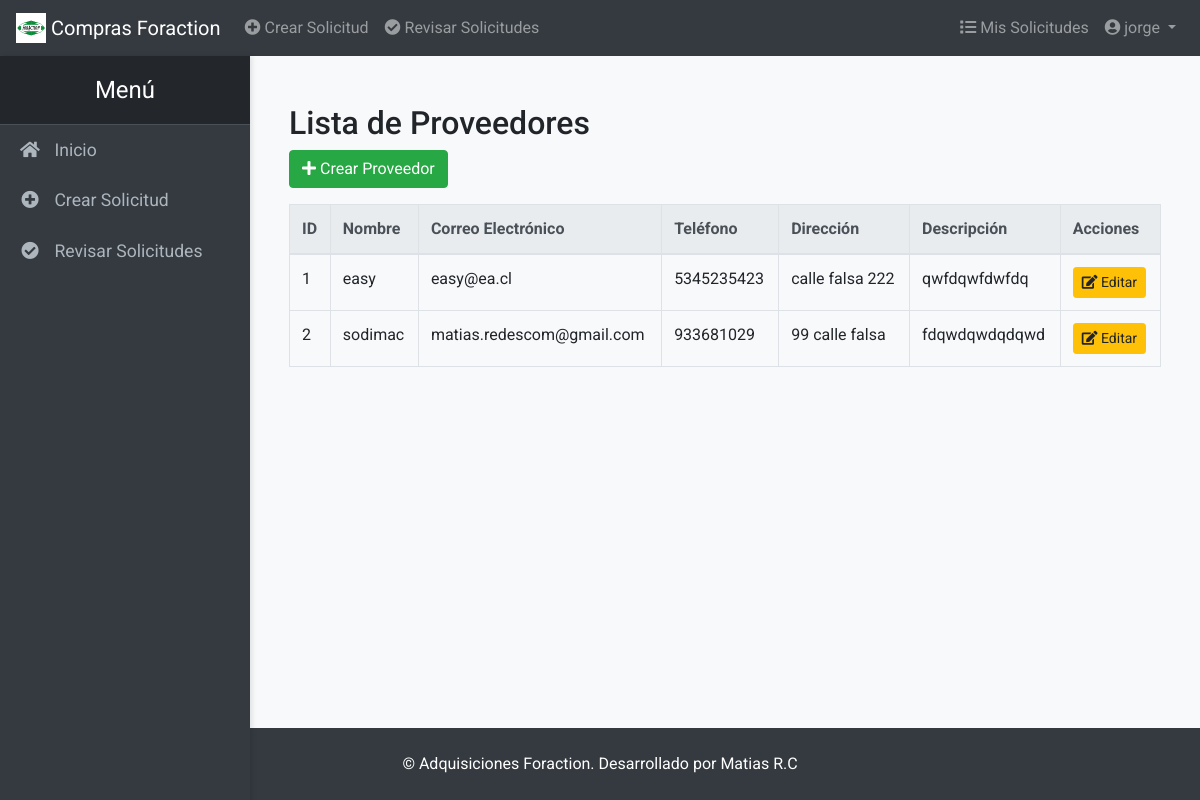
/proveedores (signed in), run on the app's committed database.
### models.py (models this page shows, shortened)
class Usuario(db.Model, UserMixin):
    __tablename__ = 'usuarios'
    id = db.Column(db.Integer, primary_key=True)
    nombre_usuario = db.Column(db.String(150), unique=True, nullable=False)
    correo = db.Column(db.String(150), unique=True, nullable=False)
    contraseña_hash = db.Column(db.String(128), nullable=False)
    rol = db.Column(db.String(50), nullable=False)  # Roles: usuario, revisor, supervisor, admin, bodeguero
    proveedores = db.relationship('Proveedor', back_populates='creador', cascade='all, delete-orphan')
    solicitudes = db.relationship('Solicitud', back_populates='solicitante', cascade='all, delete-orphan')
    aprobaciones = db.relationship('Aprobacion', back_populates='revisador', cascade='all, delete-orphan')
    ordenes_compra_recibidas = db.relationship('OrdenCompra', back_populates='usuario_recepcion', foreign_keys='OrdenCompra.recibido_por')
    recepciones = db.relationship('Recepcion', back_populates='usuario', lazy=True)  # Relación con Recepcion

class Proveedor(db.Model):
    __tablename__ = 'proveedores'
    id = db.Column(db.Integer, primary_key=True)
    nombre = db.Column(db.String(150), nullable=False)
    correo = db.Column(db.String(150), unique=True, nullable=False)
    telefono = db.Column(db.String(20), nullable=False)
    direccion = db.Column(db.String(250), nullable=False)
    descripcion = db.Column(db.Text, nullable=True)  # Campo opcional para descripción
    creado_por = db.Column(db.Integer, db.ForeignKey('usuarios.id'), nullable=False)
    creador = db.relationship('Usuario', back_populates='proveedores')  # Relación inversa
    productos_proveedores = db.relationship('ProductoProveedor', back_populates='proveedor', cascade='all, delete-orphan')
    ordenes_compra = db.relationship('OrdenCompra', back_populates='proveedor')
    def __repr__(self):
        return f"<Proveedor {self.nombre}>"

### routes.py (the view, shortened to what this page needs)
@main.route('/proveedores', methods=['GET', 'POST'])
@login_required
@roles_required('admin', 'revisor', 'supervisor')  # Ajusta según tus roles
def lista_proveedores():
    form = ProveedorForm()
    proveedores = Proveedor.query.order_by(Proveedor.nombre.asc()).all()
    print(f"Proveedores recuperados: {proveedores}")  # Mensaje de depuración
    return render_template('crear_proveedor.html', proveedores=proveedores, form=form)

### routes.py (called while the page is built)
@main.app_context_processor
def add_calculation_functions():
    def calcular_precio_total(solicitud, proveedor):
        total = sum(
            pp.precio_ofrecido * pp.cantidad
            for pp in solicitud.productos_proveedores
            if pp.proveedor_id == proveedor.id and pp.precio_ofrecido is not None
        )
        return total
    def calcular_tiempo_entrega(solicitud, proveedor):
        tiempos = [
            pp.tiempo_estimado_envio
            for pp in solicitud.productos_proveedores
            if pp.proveedor_id == proveedor.id and pp.tiempo_estimado_envio is not None
        ]
        return max(tiempos) if tiempos else None
    return dict(
        calcular_precio_total=calcular_precio_total,
        calcular_tiempo_entrega=calcular_tiempo_entrega
    )

### templates/crear_proveedor.html (shortened to what this page needs)
{% extends 'base.html' %}
{% block content %}
<div class="container mt-4">
    <h2>Lista de Proveedores</h2>
    {% if 'revisor' in current_user.rol or 'supervisor' in current_user.rol %}
        <button type="button" class="btn btn-success mb-3" data-toggle="modal" data-target="#crearProveedorModal">
            <i class="fas fa-plus"></i> Crear Proveedor
        </button>
    {% endif %}
    {% if proveedores %}
        <div class="table-responsive">
            <table class="table table-bordered table-hover">
                <thead class="thead-light">
                    <tr>
                        <th>ID</th>
                        <th>Nombre</th>
                        <th>Correo Electrónico</th>
                        <th>Teléfono</th>
                        <th>Dirección</th>
                        <th>Descripción</th>
                        <th>Acciones</th>
                    </tr>
                </thead>
                <tbody>
                    {% for proveedor in proveedores %}
                        <tr>
                            <td>{{ proveedor.id }}</td>
                            <td>{{ proveedor.nombre }}</td>
                            <td>{{ proveedor.correo }}</td>
                            <td>{{ proveedor.telefono }}</td>
                            <td>{{ proveedor.direccion }}</td>
                            <td>
                                {% if proveedor.descripcion %}
                                    {{ proveedor.descripcion[:50] }}{% if proveedor.descripcion|length > 50 %}...{% endif %}
                                {% else %}
                                    <span class="text-muted">Sin descripción</span>
                                {% endif %}
                            </td>
                            <td>
                                <a href="{{ url_for('main.editar_proveedor', proveedor_id=proveedor.id) }}" class="btn btn-warning btn-sm">
                                    <i class="fas fa-edit"></i> Editar
                                </a>
                            </td>
                        </tr>
                    {% endfor %}
                </tbody>
            </table>
        </div>
    {% else %}
        <p class="text-muted">No hay proveedores registrados.</p>
    {% endif %}
</div>
{% endblock %}

### templates/base.html (shortened to what this page needs)
<!DOCTYPE html>
<html lang="es">
<head>
    <link href="https://stackpath.bootstrapcdn.com/bootstrap/4.5.2/css/bootstrap.min.css" rel="stylesheet">
    <link href="https://cdnjs.cloudflare.com/ajax/libs/font-awesome/5.15.3/css/all.min.css" rel="stylesheet">
    <link href="{{ url_for('static', filename='css/custom.css') }}" rel="stylesheet">
</head>
<body>
    <div class="d-flex flex-column min-vh-100">
        <nav class="navbar navbar-expand-lg navbar-dark bg-dark">
            <a class="navbar-brand" href="{{ url_for('main.index') }}">
                <img src="{{ url_for('static', filename='logo.png') }}" width="30" height="30" class="d-inline-block align-top" alt="Logo" loading="lazy">
                Compras Foraction
            </a>
            <div class="collapse navbar-collapse" id="navbarNav">
                <ul class="navbar-nav mr-auto">
                    {% if current_user.is_authenticated %}
                        <li class="nav-item">
                            <a class="nav-link" href="{{ url_for('main.crear_solicitud') }}">
                                <i class="fas fa-plus-circle"></i> Crear Solicitud
                            </a>
                        </li>
                        {% if current_user.rol == 'supervisor' %}
                            <li class="nav-item">
                                <a class="nav-link" href="{{ url_for('main.revisar_solicitudes') }}">
                                    <i class="fas fa-check-circle"></i> Revisar Solicitudes
                                </a>
                            </li>
                        {% endif %}
                    {% endif %}
                </ul>
                <ul class="navbar-nav ml-auto">
                    {% if current_user.is_authenticated %}
                        <li class="nav-item">
                            <a class="nav-link" href="{{ url_for('main.mis_solicitudes') }}">
                                <i class="fas fa-list"></i> Mis Solicitudes
                            </a>
                        </li>
                        <li class="nav-item dropdown">
                            <a class="nav-link dropdown-toggle" href="#" id="perfilDropdown" role="button" data-toggle="dropdown" aria-haspopup="true" aria-expanded="false">
                                <i class="fas fa-user-circle"></i> {{ current_user.nombre_usuario }}
                            </a>
                        </li>
                    {% endif %}
                </ul>
            </div>
        </nav>
        <div class="d-flex flex-grow-1">
            <nav id="sidebar" class="bg-dark">
                <div class="sidebar-heading">Menú</div>
                <ul class="list-unstyled components">
                    <li>
                        <a href="{{ url_for('main.index') }}"><i class="fas fa-home"></i> Inicio</a>
                    </li>
                    {% if current_user.is_authenticated %}
                        <li>
                            <a href="{{ url_for('main.crear_solicitud') }}"><i class="fas fa-plus-circle"></i> Crear Solicitud</a>
                        </li>
                        {% if current_user.rol in ['supervisor', 'revisor'] %}
                            <li>
                                <a href="{{ url_for('main.revisar_solicitudes') }}"><i class="fas fa-check-circle"></i> Revisar Solicitudes</a>
                            </li>
                        {% endif %}
                    {% endif %}
                </ul>
            </nav>
            <main class="flex-grow-1 p-4">
                {% block content %}{% endblock %}
            </main>
        </div>
        <footer class="bg-dark text-white p-4 text-center mt-auto">
            &copy; {{ current_year }} Adquisiciones Foraction. Desarrollado por Matias R.C
        </footer>
    </div>
</body>
</html>

### static/css/custom.css (style rules this page uses)
body { font-family: 'Roboto', sans-serif; background-color: #f8f9fa; }
#sidebar { width: 250px; min-width: 250px; max-width: 250px; height: 100vh; position: fixed; top: 56px; left: 0; background: #343a40; color: #fff; transition: all 0.3s; box-shadow: 2px 0 5px rgba(0,0,0,0.1); overflow-y: auto; z-index: 1000; }
#sidebar .sidebar-heading { padding: 1rem; font-size: 1.5rem; text-align: center; background: #23272b; border-bottom: 1px solid #495057; }
#sidebar .components { padding: 0; margin: 0; list-style: none; }
#sidebar .components li a { padding: 12px 20px; font-size: 1.1rem; display: block; color: #adb5bd; transition: all 0.3s; }
#sidebar .components li a i { margin-right: 10px; width: 20px; text-align: center; }
main { margin-left: 250px; transition: all 0.3s; }
footer { background-color: #343a40; color: white; }

### data on the page
Usuario: nombre_usuario "jorge"
Proveedor: id "1", nombre "easy", correo "easy@ea.cl", telefono "5345235423", direccion "calle falsa 222", descripcion "qwfdqwfdwfdq"
Proveedor: id "2", nombre "sodimac", correo "matias.redescom@gmail.com", telefono "933681029", direccion "99 calle falsa", descripcion "fdqwdqwdqdqwd"
